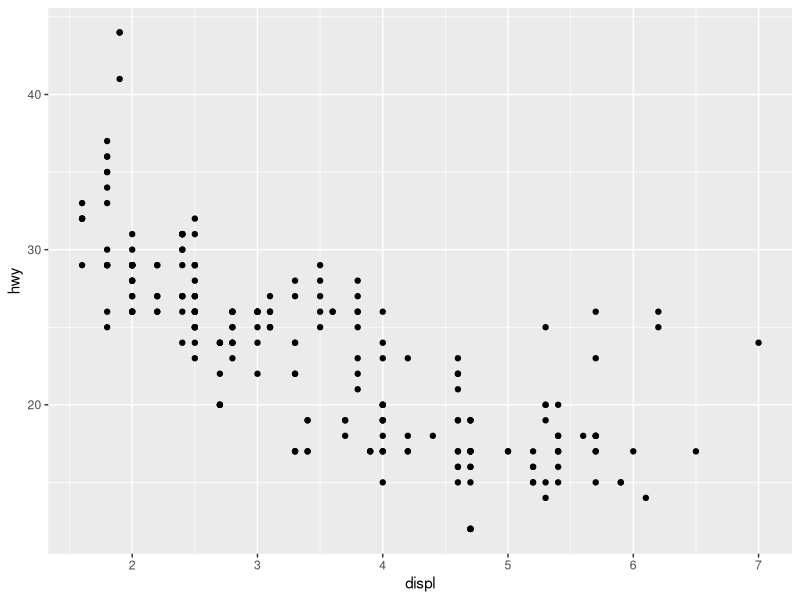
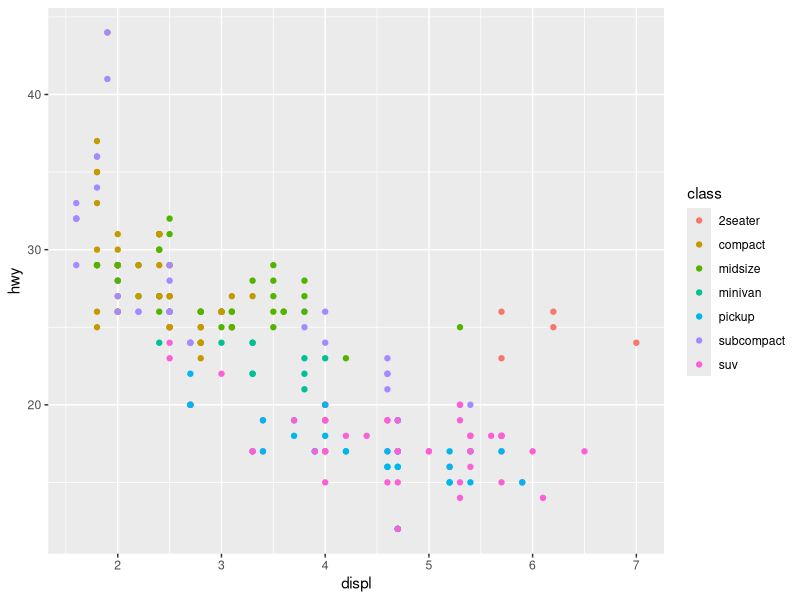
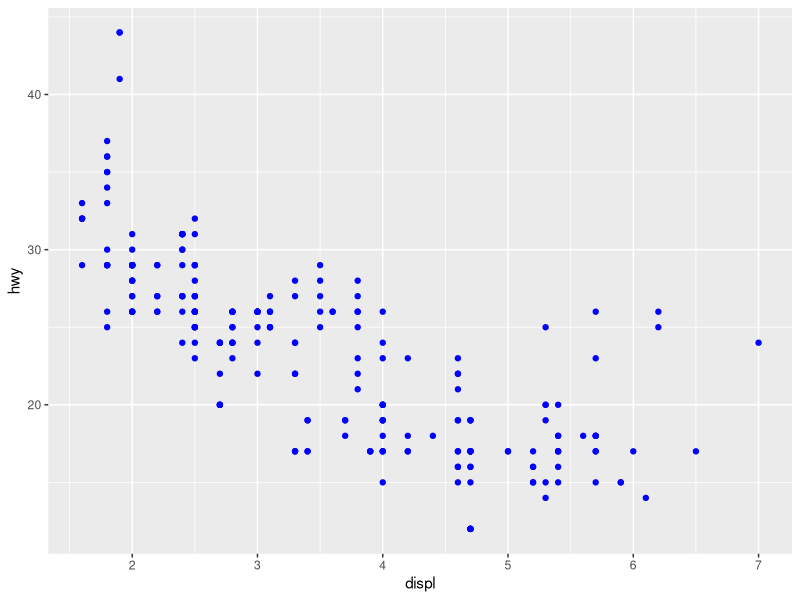
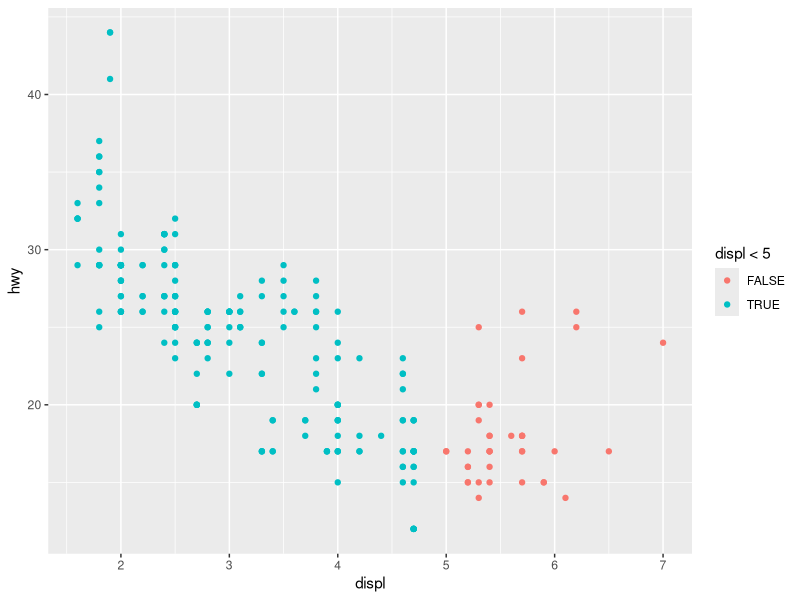
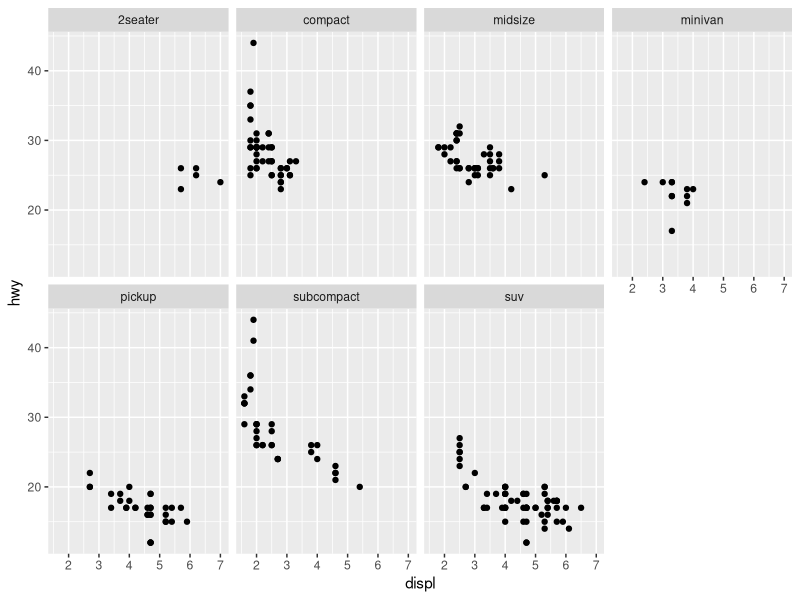
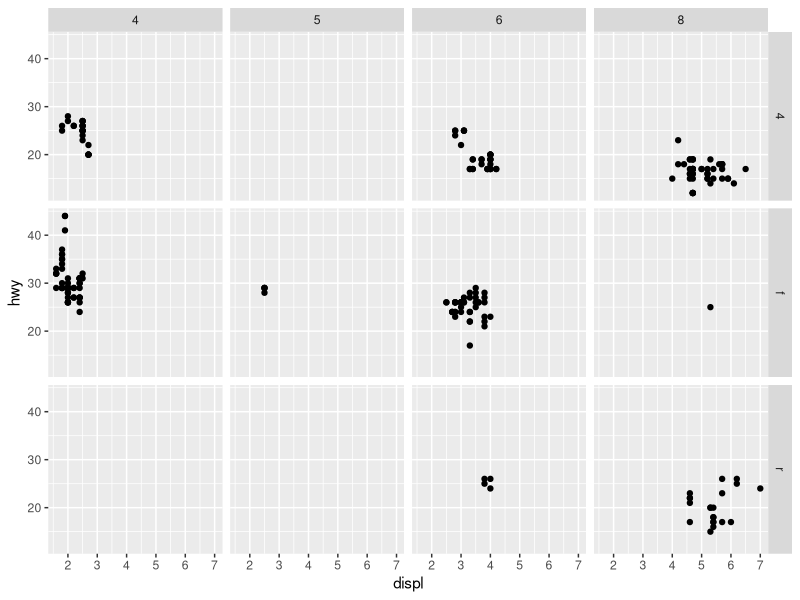
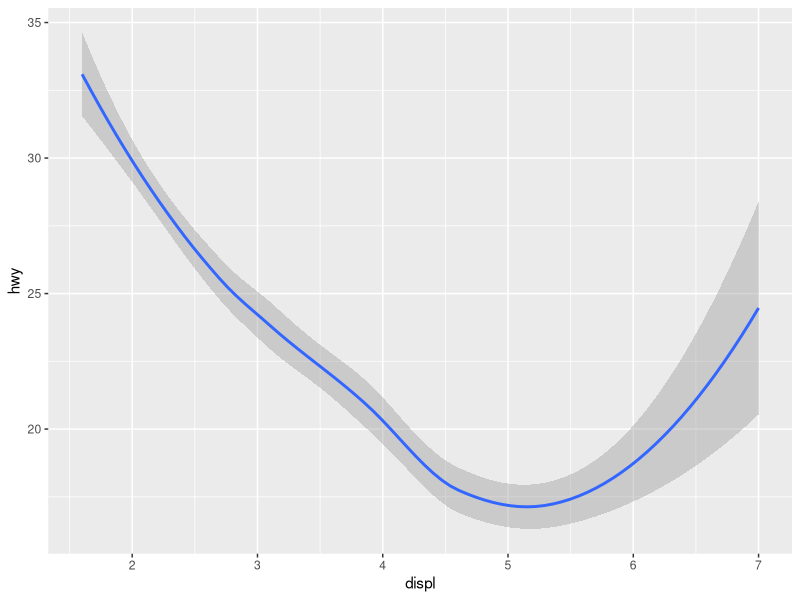
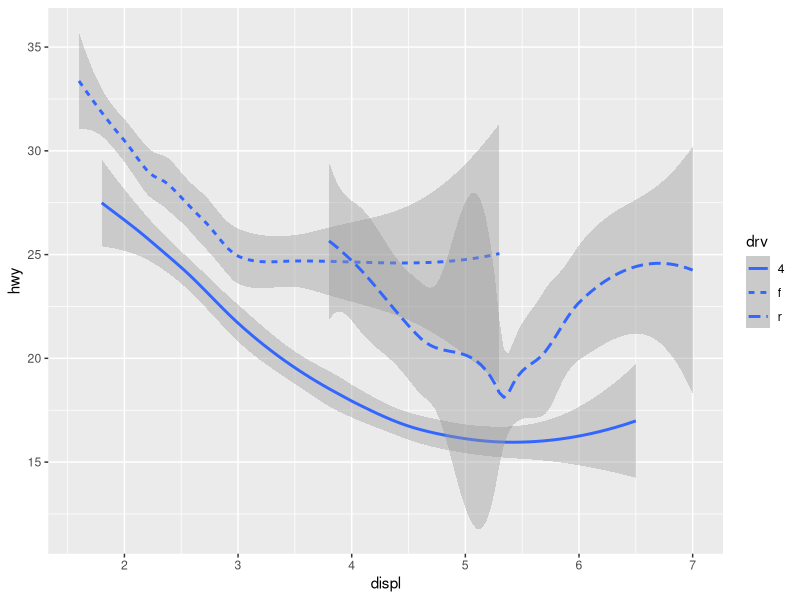

These figures' R source, in order: (Note: this script raises an error after producing the figures.)
## ---- chunk 1
setwd("~/R/tidyverse")
library(tidyverse)
#library()
## ---- chunk 2
ggplot(data = mpg) +
  geom_point(mapping = aes(x = displ, y = hwy),
#  position = "jitter"
  )
## ---- chunk 3
ggplot(data = mpg) +
  geom_point(mapping = aes(x = displ, y = hwy, colour = class))
## ---- chunk 4
ggplot(data = mpg) +
  geom_point(mapping = aes(x = displ, y = hwy), colour = "blue")
## ---- chunk 5
ggplot(data = mpg) +
  geom_point(mapping = aes(x = displ, y = hwy, colour = displ < 5))
## ---- chunk 6
ggplot(data = mpg) +
  geom_point(mapping = aes(x = displ, y = hwy)) +
  facet_wrap( ~ class, nrow = 2)
## ---- chunk 7
ggplot(data = mpg) +
  geom_point(mapping = aes(x = displ, y = hwy)) +
  facet_grid(drv ~ cyl)
## ---- chunk 8
ggplot(data = mpg) +
  geom_smooth(mapping = aes(x = displ, y = hwy))
## ---- chunk 9
ggplot(data = mpg) +
  geom_smooth(mapping = aes(x = displ, y = hwy, linetype = drv))
## ---- chunk 10
ggplot(data = mpg) +
  geom_smooth(mapping = aes(x = displ, y = hwy)) +
  geom_point(mapping = aes(x = displ, y = hwy))
## ---- chunk 11
ggplot(data = mpg, mapping = aes(x = displ, y = hwy)) +
  geom_smooth() +
  geom_point(mapping = aes(colour = class))
## ---- chunk 12
ggplot(data = mpg, mapping = aes(x = displ, y = hwy, colour = drv)) +
  geom_smooth(show.legend = FALSE) +
  geom_point(show.legend = FALSE)
## ---- chunk 13
ggplot(data = mpg, mapping = aes(x = displ, y = hwy)) +
  geom_smooth(data = filter(mpg, class == "subcompact"), se = FALSE) +
  geom_point(mapping = aes(colour = class), show.legend = FALSE)
## ---- chunk 14
ggplot(data = diamonds) +
  geom_bar(mapping = aes(x = cut))
## ---- chunk 15
ggplot(data = diamonds) +
  stat_count(mapping = aes(x = cut))
## ---- chunk 16
ggplot(data = diamonds) +
  geom_bar(
    mapping = aes(x = cut, y = ..prop.., group = 1)
  )
## ---- chunk 17
ggplot(data = diamonds) +
  stat_summary(
   mapping = aes(x = cut, y = depth),
   fun.min = min,
   fun.max = max,
   fun = median
  )
## ---- chunk 18
ggplot(data = diamonds) +
  geom_bar(mapping = aes(x = cut, fill = cut))
## ---- chunk 19
ggplot(data = diamonds) +
  geom_bar(mapping = aes(x = cut, fill = clarity))
## ---- chunk 20
ggplot(data = diamonds) +
  geom_bar(
    mapping = aes(x = cut, fill = clarity),
    position = "dodge"
  )
## ---- chunk 21
ggplot(data = diamonds) +
  geom_bar(
    mapping = aes(x = cut, fill = clarity),
    position = "fill"
  )
## ---- chunk 22
ggplot(
  data = diamonds,
  mapping = aes(x = cut, fill = clarity)
) + 
#  geom_bar(fill = NA, position = "identity")
  geom_bar(alpha = 0.2, position = "identity")
## ---- chunk 23
ggplot(data = mpg, mapping = aes(x = class, y = hwy)) +
  geom_boxplot() #+ coord_flip()
## ---- chunk 24
nz <- map_data("nz")
ggplot(nz, aes(long, lat, group = group)) +
  geom_polygon(fill = "white", colour = "black")
ggplot(nz, aes(long, lat, group = group)) +
  geom_polygon(fill = "white", colour = "black") + coord_quickmap()
## ---- chunk 25
bar <- ggplot(data = diamonds) +
  geom_bar(
    mapping = aes(x = cut, fill = cut),
    show.legend = FALSE,
    width = 1
  ) +
  theme(aspect.ratio = 1) +
  labs(x = NULL, y = NULL)

bar + coord_flip()
bar + coord_polar()
## ---- chunk 26
(jan1 <- filter(flights, month == 1, day == 1))
#nov_dec <- filter(flights, month %in% c(11, 12))
(nov_dec <- filter(flights, month == 11 | month == 12))
## ---- chunk 27
(missing_dep_time <- filter(flights, is.na(dep_time)))
## ---- chunk 28
flights_sml <- select(flights,
  year:day,
  ends_with("delay"),
  distance,
  air_time
)
mutate(flights_sml,
  gain = arr_delay - dep_delay,
  speed = distance / air_time * 60,
  hours = air_time / 60,
  gain_per_hour = gain / hours
)
